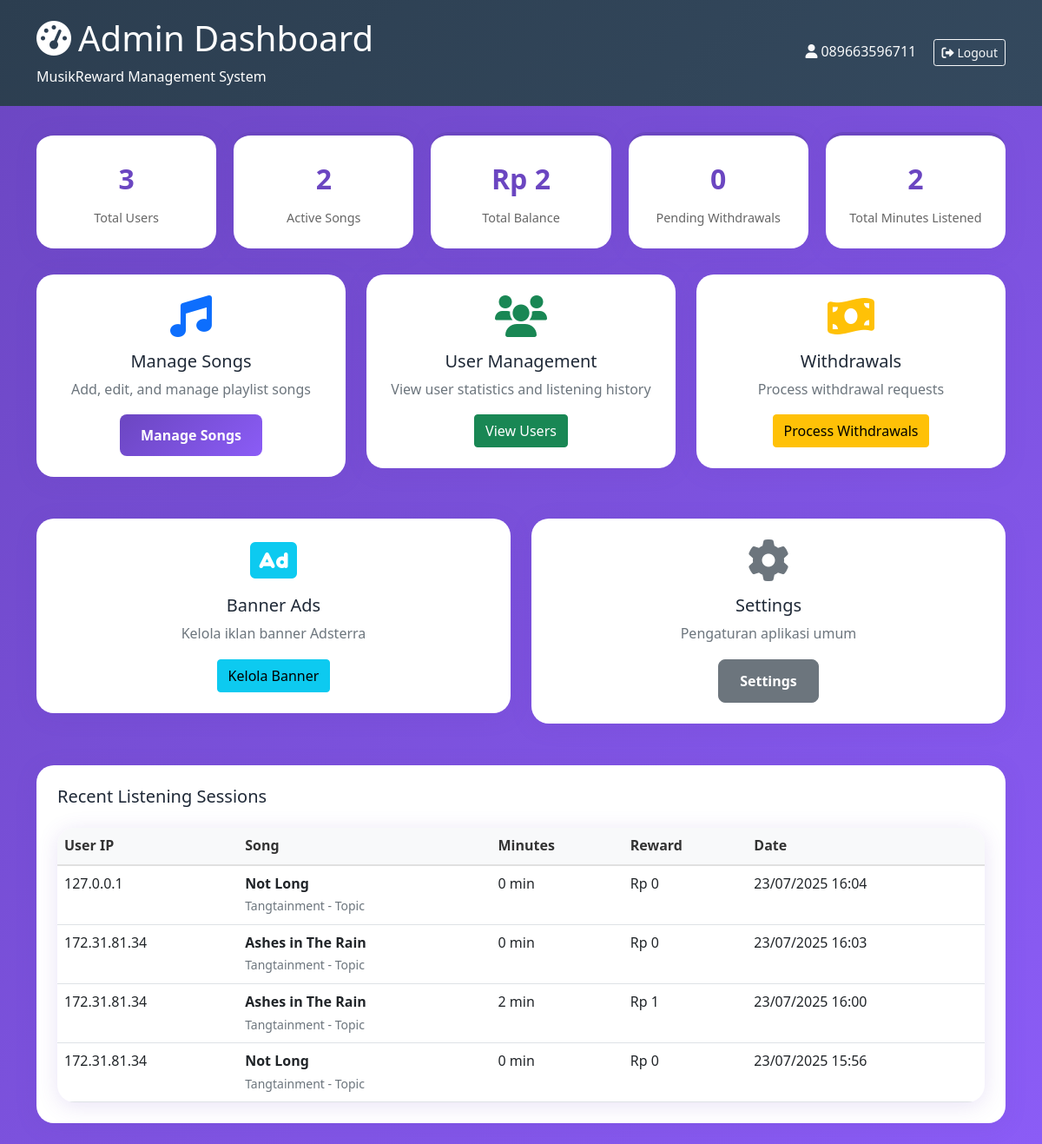
Before: /admin/index.php (signed in) with the older database file.
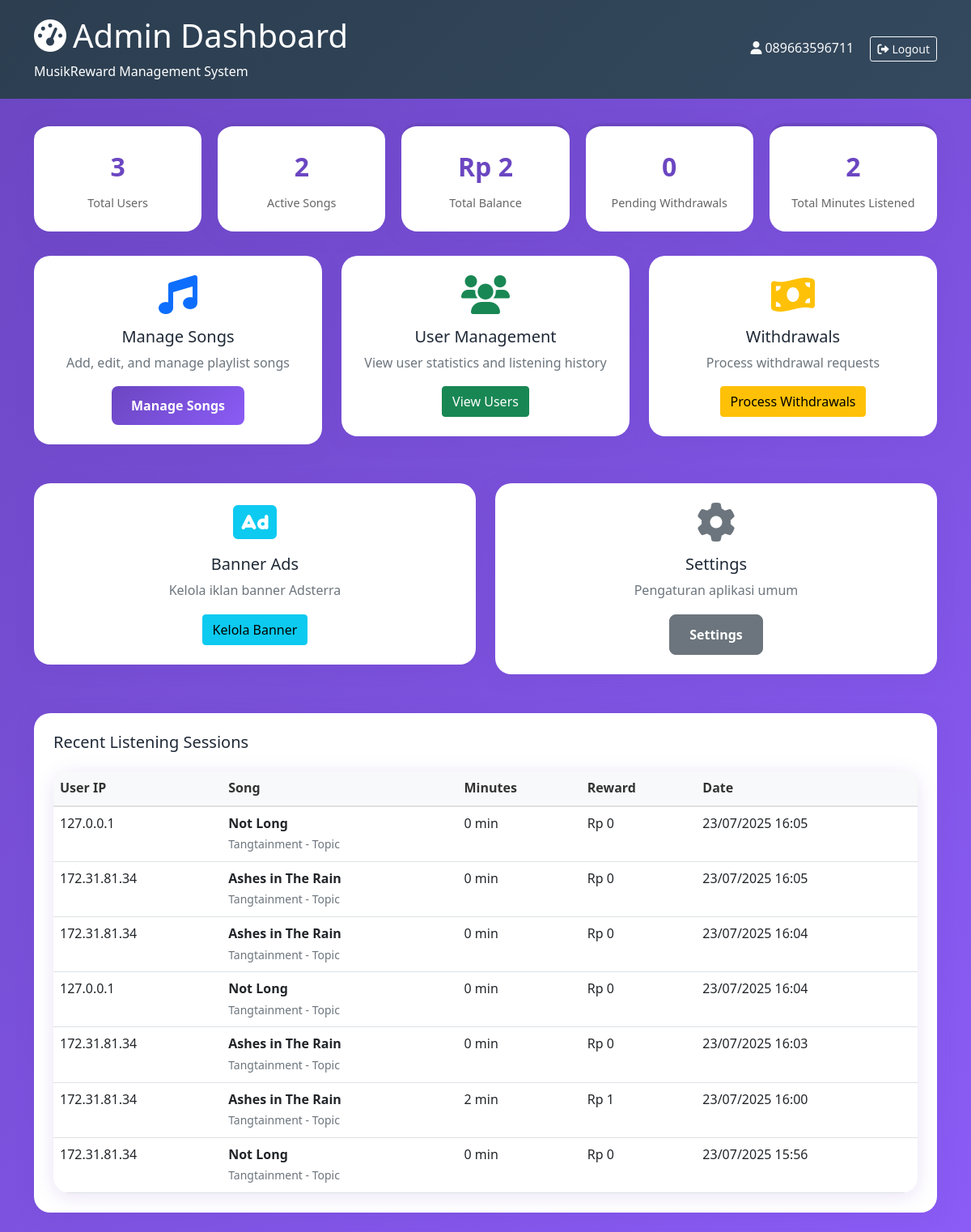
After: the same page with the newer database file.
### tables this page shows
CREATE TABLE listening_sessions (
            id INTEGER PRIMARY KEY AUTOINCREMENT,
            user_ip TEXT NOT NULL,
            song_id INTEGER NOT NULL,
            minutes_listened INTEGER DEFAULT 0,
            reward_earned REAL DEFAULT 0.00,
            completed INTEGER DEFAULT 0,
            created_at DATETIME DEFAULT CURRENT_TIMESTAMP,
            FOREIGN KEY (song_id) REFERENCES songs(id)
        );

CREATE TABLE songs (
            id INTEGER PRIMARY KEY AUTOINCREMENT,
            youtube_id TEXT NOT NULL,
            title TEXT NOT NULL,
            artist TEXT NOT NULL,
            thumbnail_url TEXT,
            duration INTEGER DEFAULT 0,
            is_active INTEGER DEFAULT 1,
            created_at DATETIME DEFAULT CURRENT_TIMESTAMP
        );

### admin/index.php (the view, shortened to what this page needs)
<?php
require_once '../config/database.php';
$stmt = $pdo->query("SELECT COUNT(*) as total_users FROM users");
$totalUsers = $stmt->fetch()['total_users'];
$stmt = $pdo->query("SELECT COUNT(*) as total_songs FROM songs WHERE is_active = 1");
$totalSongs = $stmt->fetch()['total_songs'];
$stmt = $pdo->query("SELECT SUM(balance) as total_balance FROM users");
$totalBalance = $stmt->fetch()['total_balance'] ?: 0;
$stmt = $pdo->query("SELECT COUNT(*) as pending_withdrawals FROM withdrawals WHERE status = 'pending'");
$pendingWithdrawals = $stmt->fetch()['pending_withdrawals'];
$stmt = $pdo->query("SELECT SUM(minutes_listened) as total_minutes FROM listening_sessions");
$totalMinutes = $stmt->fetch()['total_minutes'] ?: 0;
?>
<!DOCTYPE html>
<html lang="id">
<head>
    <link href="https://cdn.jsdelivr.net/npm/bootstrap@5.1.3/dist/css/bootstrap.min.css" rel="stylesheet">
    <link href="https://cdnjs.cloudflare.com/ajax/libs/font-awesome/6.0.0/css/all.min.css" rel="stylesheet">
    <link href="../assets/css/style.css" rel="stylesheet">
</head>
<body>
    <div class="admin-header">
        <div class="container">
            <div class="d-flex justify-content-between align-items-center">
                <div>
                    <h1><i class="fas fa-tachometer-alt me-2"></i>Admin Dashboard</h1>
                    <p class="mb-0">MusikReward Management System</p>
                </div>
                <div>
                    <span class="text-light me-3">
                        <i class="fas fa-user me-1"></i><?= htmlspecialchars($_SESSION['admin_username']) ?>
                    </span>
                    <a href="?logout=1" class="btn btn-outline-light btn-sm">
                        <i class="fas fa-sign-out-alt me-1"></i>Logout
                    </a>
                </div>
            </div>
        </div>
    </div>
    <div class="container">
        <div class="stats-grid">
            <div class="stat-card">
                <div class="stat-number"><?= number_format($totalUsers) ?></div>
                <div class="stat-label">Total Users</div>
            </div>
            <div class="stat-card">
                <div class="stat-number"><?= number_format($totalSongs) ?></div>
                <div class="stat-label">Active Songs</div>
            </div>
            <div class="stat-card">
                <div class="stat-number">Rp <?= number_format($totalBalance, 0, ',', '.') ?></div>
                <div class="stat-label">Total Balance</div>
            </div>
            <div class="stat-card">
                <div class="stat-number"><?= number_format($pendingWithdrawals) ?></div>
                <div class="stat-label">Pending Withdrawals</div>
            </div>
            <div class="stat-card">
                <div class="stat-number"><?= number_format($totalMinutes) ?></div>
                <div class="stat-label">Total Minutes Listened</div>
            </div>
        </div>
        <div class="row">
            <div class="col-md-4 mb-4">
                <div class="admin-card text-center">
                    <i class="fas fa-music text-primary mb-3" style="font-size: 3rem;"></i>
                    <h5>Manage Songs</h5>
                    <p class="text-muted">Add, edit, and manage playlist songs</p>
                    <a href="songs.php" class="btn btn-primary">Manage Songs</a>
                </div>
            </div>
            <div class="col-md-4 mb-4">
                <div class="admin-card text-center">
                    <i class="fas fa-users text-success mb-3" style="font-size: 3rem;"></i>
                    <h5>User Management</h5>
                    <p class="text-muted">View user statistics and listening history</p>
                    <a href="users.php" class="btn btn-success">View Users</a>
                </div>
            </div>
            <div class="col-md-4 mb-4">
                <div class="admin-card text-center">
                    <i class="fas fa-money-bill-wave text-warning mb-3" style="font-size: 3rem;"></i>
                    <h5>Withdrawals</h5>
                    <p class="text-muted">Process withdrawal requests</p>
                    <a href="withdrawals.php" class="btn btn-warning">Process Withdrawals</a>
                </div>
            </div>
        </div>
        <div class="row">
            <div class="col-md-6 mb-4">
                <div class="admin-card text-center">
                    <i class="fas fa-ad text-info mb-3" style="font-size: 3rem;"></i>
                    <h5>Banner Ads</h5>
                    <p class="text-muted">Kelola iklan banner Adsterra</p>
                    <a href="banner_ads.php" class="btn btn-info">Kelola Banner</a>
                </div>
            </div>
            <div class="col-md-6 mb-4">
                <div class="admin-card text-center">
                    <i class="fas fa-cog text-secondary mb-3" style="font-size: 3rem;"></i>
                    <h5>Settings</h5>
                    <p class="text-muted">Pengaturan aplikasi umum</p>
                    <a href="#" class="btn btn-secondary">Settings</a>
                </div>
            </div>
        </div>
        <div class="admin-card">
            <h5 class="mb-4">Recent Listening Sessions</h5>
            <div class="table-responsive">
                <table class="table">
                    <thead>
                        <tr>
                            <th>User IP</th>
                            <th>Song</th>
                            <th>Minutes</th>
                            <th>Reward</th>
                            <th>Date</th>
                        </tr>
                    </thead>
                    <tbody>
                        <?php
                        $stmt = $pdo->query("
                            SELECT ls.*, s.title, s.artist
                            FROM listening_sessions ls
                            JOIN songs s ON ls.song_id = s.id
                            ORDER BY ls.created_at DESC
                            LIMIT 10
                        ");
                        $sessions = $stmt->fetchAll();
                        foreach ($sessions as $session): ?>
                        <tr>
                            <td><?= htmlspecialchars($session['user_ip']) ?></td>
                            <td>
                                <strong><?= htmlspecialchars($session['title']) ?></strong><br>
                                <small class="text-muted"><?= htmlspecialchars($session['artist']) ?></small>
                            </td>
                            <td><?= $session['minutes_listened'] ?> min</td>
                            <td>Rp <?= number_format($session['reward_earned'], 0, ',', '.') ?></td>
                            <td><?= date('d/m/Y H:i', strtotime($session['created_at'])) ?></td>
                        </tr>
                        <?php endforeach; ?>
                    </tbody>
                </table>
            </div>
        </div>
    </div>
</body>
</html>

### assets/css/style.css (style rules this page uses)
:root { --primary-color: #6B46C1; --secondary-color: #8B5CF6; --tertiary-color: #3B82F6; --accent-color: #92400E; --success-color: #10B981; --background-color: #F8FAFC; --wave-gradient: linear-gradient(135deg, #6B46C1 0%, #8B5CF6 25%, #3B82F6 50%, #92400E 75%, #6B46C1 100%); --card-shadow: 0 4px 25px rgba(107, 70, 193, 0.15); --border-radius: 20px; }
* { margin: 0; padding: 0; box-sizing: border-box; }
body { font-family: 'Segoe UI', Tahoma, Geneva, Verdana, sans-serif; background: var(--wave-gradient); background-size: 400% 400%; animation: waveAnimation 15s ease-in-out infinite; line-height: 1.6; color: #1F2937; min-height: 100vh; }
.btn-primary { background: linear-gradient(135deg, var(--primary-color), var(--secondary-color)); border: none; border-radius: 8px; padding: 12px 24px; font-weight: 600; transition: all 0.3s ease; }
.btn-secondary { border-radius: 8px; padding: 12px 24px; font-weight: 600; }
.admin-header { background: linear-gradient(135deg, #2C3E50, #34495E); color: white; padding: 20px; margin-bottom: 30px; }
.admin-card { background: white; border-radius: var(--border-radius); box-shadow: var(--card-shadow); padding: 24px; margin-bottom: 24px; }
.stats-grid { display: grid; grid-template-columns: repeat(auto-fit, minmax(200px, 1fr)); gap: 20px; margin-bottom: 30px; }
.stat-card { background: white; border-radius: var(--border-radius); padding: 24px; text-align: center; box-shadow: var(--card-shadow); border-top: 4px solid var(--primary-color); }
.stat-number { font-size: 2rem; font-weight: bold; color: var(--primary-color); margin-bottom: 8px; }
.stat-label { color: #666; font-size: 0.9rem; }
.table-responsive { border-radius: var(--border-radius); overflow: hidden; box-shadow: var(--card-shadow); }
.table { margin-bottom: 0; }
.table thead th { background-color: #F8F9FA; border-bottom: 2px solid #E0E0E0; font-weight: 600; color: #333; }

Changed rows visible on the page:
added listening_sessions: user_ip "127.0.0.1", song.title "Not Long", song.artist "Tangtainment - Topic", minutes_listened "0", reward_earned "0", created_at "23/07/2025 16:05"
added listening_sessions: user_ip "172.31.81.34", song.title "Ashes in The Rain", song.artist "Tangtainment - Topic", minutes_listened "0", reward_earned "0", created_at "23/07/2025 16:05"
added listening_sessions: user_ip "172.31.81.34", song.title "Ashes in The Rain", song.artist "Tangtainment - Topic", minutes_listened "0", reward_earned "0", created_at "23/07/2025 16:04"
